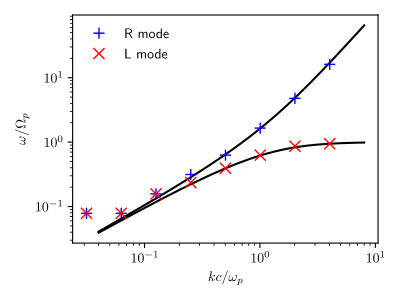

Generate this figure with Python:
#!/usr/bin/env python3

import pyphare.pharein as ph #lgtm [py/import-and-import-from]
from pyphare.pharein import Simulation
from pyphare.pharein import MaxwellianFluidModel
from pyphare.pharein import ElectromagDiagnostics, FluidDiagnostics
from pyphare.pharein import ElectronModel
from pyphare.simulator.simulator import Simulator
from pyphare.pharein import global_vars as gv

from pyphare.pharesee.hierarchy import finest_field
import os
from pyphare.pharesee.run import Run
from pyphare.pharesee.hierarchy import get_times_from_h5

import matplotlib.pyplot as plt
import matplotlib as mpl
import numpy as np
mpl.use('Agg')




def fromNoise():

    # in this configuration there are no prescribed waves
    # and only eigen modes existing in the simulation noise
    # will be visible

    Simulation(
        smallest_patch_size=20,
        largest_patch_size=20,

        # the following time step number
        # and final time mean that the
        # smallest frequency will be 2/100
        # and the largest 2/dt  = 2e3
        time_step_nbr=100000,
        final_time=100.,

        boundary_types="periodic",

        # smallest wavelength will be 2*0.2=0.4
        # and largest 50
        cells=500,
        dl=0.2,
        diag_options={"format": "phareh5",
                      "options": {"dir": "fromNoise1d",
                                  "mode":"overwrite"}}
    )

    def density(x):
        return 1.

    def by(x):
        return 0.

    def bz(x):
        return 0.

    def bx(x):
        return 1.

    def vx(x):
        return 0.

    def vy(x):
        return 0.

    def vz(x):
        return 0.

    def vthx(x):
        return 0.01

    def vthy(x):
        return 0.01

    def vthz(x):
        return 0.01


    vvv = {
        "vbulkx": vx, "vbulky": vy, "vbulkz": vz,
        "vthx": vthx, "vthy": vthy, "vthz": vthz
    }

    MaxwellianFluidModel(
        bx=bx, by=by, bz=bz,
        protons={"charge": 1, "density": density, **vvv}
    )

    ElectronModel(closure="isothermal", Te=0.)


    sim = ph.global_vars.sim

    timestamps = np.arange(0, sim.final_time +sim.time_step, sim.time_step)

    for quantity in ["E", "B"]:
        ElectromagDiagnostics(
            quantity=quantity,
            write_timestamps=timestamps,
            compute_timestamps=timestamps,
        )




def omega(k, p):
    k2 = k*k
    return 0.5*k2*(np.sqrt(1+4/k2)+p)




def setOfModes(polarization, modes, b_amplitudes):

    Simulation(
        smallest_patch_size=20,
        largest_patch_size=50,

        # smallest frequency is 0.06 (2pi/Tmax)
        # largest frequency is 3140 (2pi/dt)
        time_step_nbr=80000,
        final_time=80.,

        boundary_types="periodic",

        # smallest wavelength is 0.8 = 4 grid pts
        # largest wavelength is 50 = the whole domain (250 pts)
        cells=4000,
        dl=0.2,
        diag_options={"format": "phareh5",
                      "options": {"dir": "setOfModes1d",
                                  "mode":"overwrite"}}
    )

    assert(len(modes) == len(b_amplitudes))

    # list of wave_numbers for the given box
    from pyphare.pharein.global_vars import sim
    L = sim.simulation_domain()[0]
    wave_numbers = [2*np.pi*m/L for m in modes]

    # using faraday : v1 = -w b1 / (k . B0)
    #v_amplitudes = [-b*omega(k, p)/k for (k, b, p) in zip(wave_numbers, b_amplitudes, polarizations)]


    def density(x):
        # no density fluctuations as whistler and AIC are not compressional
        return 1.

    def by(x):
        modes = 0.0
        for (k, b) in zip(wave_numbers, b_amplitudes):
            modes += b*np.cos(k*x)
        return modes

    def bz(x):
        modes = 0.0
        for (k, b) in zip(wave_numbers, b_amplitudes):
            modes += b*np.sin(k*x)*polarization
        return modes

    def bx(x):
        return 1.

    def vx(x):
        return 0.

    def vy(x):
        #modes = 0.0
        #for (k, v, f) in zip(wave_numbers, v_amplitudes, phases):
        #    modes += v*np.cos(k*x+f)
        #return modes
        return 0.0

    def vz(x):
        #modes = 0.0
        #for (k, v, f) in zip(wave_numbers, b_amplitudes, phases):
        #    modes += v*np.sin(k*x+f)
        #return modes
        return 0.0

    def vthx(x):
        return 0.01

    def vthy(x):
        return 0.01

    def vthz(x):
        return 0.01


    vvv = {
        "vbulkx": vx, "vbulky": vy, "vbulkz": vz,
        "vthx": vthx, "vthy": vthy, "vthz": vthz
    }


    MaxwellianFluidModel(
        bx=bx, by=by, bz=bz,
        main={"charge": 1, "density": density, **vvv}
    )

    ElectronModel(closure="isothermal", Te=0.)

    sim = ph.global_vars.sim

    timestamps = np.arange(0, sim.final_time+sim.time_step, 40*sim.time_step)


    for quantity in ["E", "B"]:
        ElectromagDiagnostics(
            quantity=quantity,
            write_timestamps=timestamps,
            compute_timestamps=timestamps,
        )


    for quantity in ["density", "bulkVelocity"]:
        FluidDiagnostics(
            quantity=quantity,
            write_timestamps=timestamps,
            compute_timestamps=timestamps,
            )

    return wave_numbers, b_amplitudes



# ___ post-processing functions
def get_all_w(run_path, wave_numbers, polarization):
    file = os.path.join(run_path, "EM_B.h5")
    times = get_times_from_h5(file)

    nm = len(wave_numbers)
    print('number of modes : {}'.format(nm))

    r = Run(run_path)
    byz = np.array([])

    for time in times:
        B = r.GetB(time)
        by, x = finest_field(B, "By")
        bz, x = finest_field(B, "Bz")

        # polarization = +1 for R mode, -1 for L mode
        byz = np.concatenate((byz, by+polarization*1j*bz))

    nx = x.shape[0]
    nt = times.shape[0]
    byz = np.reshape(byz, (nt, nx))

    BYZ = np.absolute(np.fft.fft2(byz)[:(nt+1)//2, :(nx+1)//2])
    BYZ_4_all_W = np.sum(BYZ, axis=0)

    idx = np.argsort(BYZ_4_all_W)
    kmodes = idx[-nm:]

    wmodes = []
    for i in range(nm):
        wmodes.append(np.argmax(BYZ[:,idx[-nm+i]]))

    print(kmodes, wmodes)

    return kmodes, np.array(wmodes), BYZ



def main():
    # list of modes : m = 1 is for 1 wavelength in the whole domain
    modes = [4, 8, 16, 32, 64, 128, 256, 512]

    # lists of amplitudes of the magnetic field amplitudes
    b_amplitudes = [0.01, 0.01, 0.01, 0.01, 0.01, 0.01, 0.01, 0.01]

    # polarization : -1 for L mode
    wave_nums, b1 = setOfModes(-1, modes, b_amplitudes)
    simulator = Simulator(gv.sim)
    simulator.initialize()
    simulator.run()

    from pybindlibs.cpp import mpi_rank
    from matplotlib import rc

    if mpi_rank() == 0:
        sim = ph.global_vars.sim

        L = sim.simulation_domain()[0]
        T = sim.final_time

        #for the left mode
        ki, wi, zobi = get_all_w(os.path.join(os.curdir, "setOfModes1d"), wave_nums, -1)

        k_numL = 2*np.pi*ki/L
        w_numL = 2*np.pi*wi/T
        print(*('Left mode... k = {:.4f}   w = {:.4f}   b = {:.4f}'.format(k, w, b) for (k, w, b) in zip(k_numL, w_numL, b1)), sep="\n")

    ph.global_vars.sim = None

    # list of modes : m = 1 is for 1 wavelength in the whole domain
    modes = [4, 8, 16, 32, 64, 128, 256, 512]

    # lists of amplitudes of the magnetic field amplitudes
    b_amplitudes = [0.01, 0.01, 0.01, 0.01, 0.01, 0.01, 0.01, 0.01]

    # polarization : +1 for R mode
    wave_nums, b1 = setOfModes(+1, modes, b_amplitudes)
    simulator = Simulator(gv.sim)
    simulator.initialize()
    simulator.run()

    if mpi_rank() == 0:
        #sim = ph.global_vars.sim

        L = sim.simulation_domain()[0]
        T = sim.final_time

        #for the riht mode
        ki, wi, zobi = get_all_w(os.path.join(os.curdir, "setOfModes1d"), wave_nums, +1)

        k_numR = 2*np.pi*ki/L
        w_numR = 2*np.pi*wi/T
        print(*('Right mode... k = {:.4f}   w = {:.4f}   b = {:.4f}'.format(k, w, b) for (k, w, b) in zip(k_numR, w_numR, b1)), sep="\n")

        rc('text', usetex = True)

        fig, ax = plt.subplots(figsize=(4,3), nrows=1)

        k_the = np.arange(0.04, 8, 0.001)
        w_thR = omega(k_the, +1)
        w_thL = omega(k_the, -1)

        #ax.imshow(zobi, origin='lower', cmap='viridis_r')
        ax.plot(k_the, w_thR, '-k')
        ax.plot(k_the, w_thL, '-k')
        ax.plot(k_numR, w_numR, 'b+', label='R mode', markersize=8)
        ax.plot(k_numL, w_numL, 'rx', label='L mode', markersize=8)

        ax.set_xscale('log')
        ax.set_yscale('log')
        ax.set_xlabel('$k c / \omega_p$')
        ax.set_ylabel('$\omega / \Omega_p$')

        ax.legend(loc='upper left', frameon=False)

        fig.tight_layout()
        fig.savefig("dispersion.pdf", dpi=200)

        w_theR = omega(k_numR, +1)
        w_theL = omega(k_numL, -1)

        errorL = 100*np.fabs(w_numL-w_theL)/w_theL
        errorR = 100*np.fabs(w_numR-w_theR)/w_theR

        print('error L :', errorL)
        print('error R :', errorR)

        assert(1 == 1)


if __name__=="__main__":
    main()
